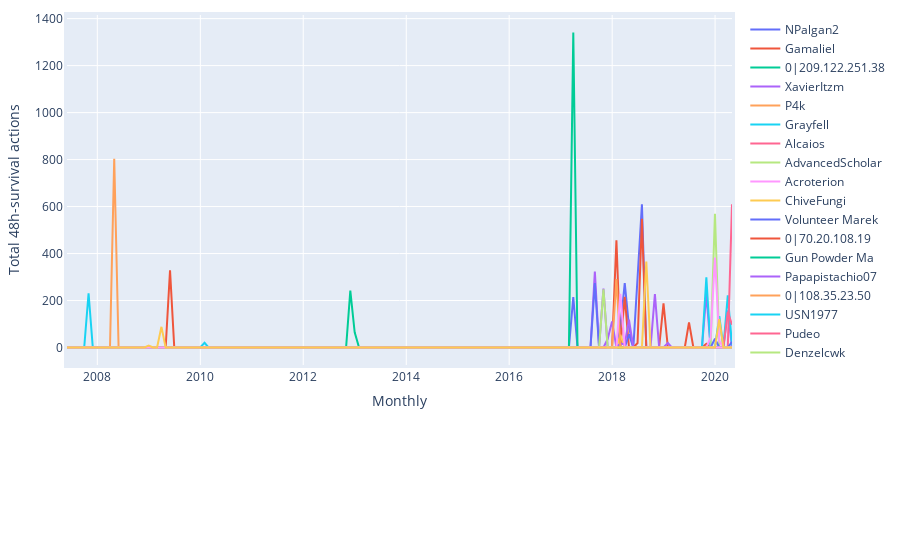

Notebook code for this chart:
### Markdown cell above
<span style="color: #626262"> Try yourself! This is what will happen when you click 'Get Editors Rank' button: </span>

### Code cell
### ------------------------------------------------------------------------------- ###
### TRY YOURSELF! THIS IS WHAT WILL HAPPEN WHEN YOU CLICK 'Get Editors Info' BUTTON ###
### ------------------------------------------------------------------------------- ###

## Create an RankedEditorsListener instance, more details can be found in                     ##
## https://github.com/gesiscss/wikiwho_demo_new/blob/master/visualization/editors_listener.py ##

rank_listener = RankedEditorsListener(total_actions)

## Visualization, core visual code lies in RankedEditorsListener, then the interact function  ##
## makes it interactive.                                                                      ##

# This is the page you used
print('The page that is being used:', the_page['title'], f'({abbreviation(languageSelection.value).upper()})')

# Visualization: parameters
begin_date = date(2007, 3, 1)
end_date = date(2020, 5, 1)
frequency = 'Monthly' # "Monthly", "Weekly", "Daily"
top_editors = 20 # 20, 10, 5

# Visualization: chart and graph
rank_listener.listen(_range1=begin_date,
                    _range2=end_date,
                    granularity=frequency,
                    top=top_editors)

### Figure 1 — Plotly figure (JSON) as saved in the notebook; plotly's stock layout.template omitted (floating-point values rounded to 4 significant figures; data arrays with more than 128 entries replaced by an {"elided": "..."} marker saying what was removed)
{"data": [{"mode": "lines", "name": "NPalgan2", "type": "scatter", "x": {"elided": "156 str values"}, "y": {"elided": "156 int values"}}, {"mode": "lines", "name": "Gamaliel", "type": "scatter", "x": {"elided": "156 str values"}, "y": {"elided": "156 int values"}}, {"mode": "lines", "name": "0|209.122.251.38", "type": "scatter", "x": {"elided": "156 str values"}, "y": {"elided": "156 int values"}}, {"mode": "lines", "name": "XavierItzm", "type": "scatter", "x": {"elided": "156 str values"}, "y": {"elided": "156 int values"}}, {"mode": "lines", "name": "P4k", "type": "scatter", "x": {"elided": "156 str values"}, "y": {"elided": "156 int values"}}, {"mode": "lines", "name": "Grayfell", "type": "scatter", "x": {"elided": "156 str values"}, "y": {"elided": "156 int values"}}, {"mode": "lines", "name": "Alcaios", "type": "scatter", "x": {"elided": "156 str values"}, "y": {"elided": "156 int values"}}, {"mode": "lines", "name": "AdvancedScholar", "type": "scatter", "x": {"elided": "156 str values"}, "y": {"elided": "156 int values"}}, {"mode": "lines", "name": "Acroterion", "type": "scatter", "x": {"elided": "156 str values"}, "y": {"elided": "156 int values"}}, {"mode": "lines", "name": "ChiveFungi", "type": "scatter", "x": {"elided": "156 str values"}, "y": {"elided": "156 int values"}}, {"mode": "lines", "name": "Volunteer Marek", "type": "scatter", "x": {"elided": "156 str values"}, "y": {"elided": "156 int values"}}, {"mode": "lines", "name": "0|70.20.108.19", "type": "scatter", "x": {"elided": "156 str values"}, "y": {"elided": "156 int values"}}, {"mode": "lines", "name": "Gun Powder Ma", "type": "scatter", "x": {"elided": "156 str values"}, "y": {"elided": "156 int values"}}, {"mode": "lines", "name": "Papapistachio07", "type": "scatter", "x": {"elided": "156 str values"}, "y": {"elided": "156 int values"}}, {"mode": "lines", "name": "0|108.35.23.50", "type": "scatter", "x": {"elided": "156 str values"}, "y": {"elided": "156 int values"}}, {"mode": "lines", "name": "USN1977", "type": "scatter", "x": {"elided": "156 str values"}, "y": {"elided": "156 int values"}}, {"mode": "lines", "name": "Pudeo", "type": "scatter", "x": {"elided": "156 str values"}, "y": {"elided": "156 int values"}}, {"mode": "lines", "name": "Denzelcwk", "type": "scatter", "x": {"elided": "156 str values"}, "y": {"elided": "156 int values"}}, {"mode": "lines", "name": "SarekOfVulcan", "type": "scatter", "x": {"elided": "156 str values"}, "y": {"elided": "156 int values"}}, {"mode": "lines", "name": "Citation bot", "type": "scatter", "x": {"elided": "156 str values"}, "y": {"elided": "156 int values"}}], "layout": {"hovermode": "x unified", "margin": {"b": 195, "l": 50, "pad": 3, "r": 50, "t": 10}, "showlegend": true, "xaxis": {"title": {"text": "Monthly"}}, "yaxis": {"title": {"text": "Total 48h-survival actions"}}}}
